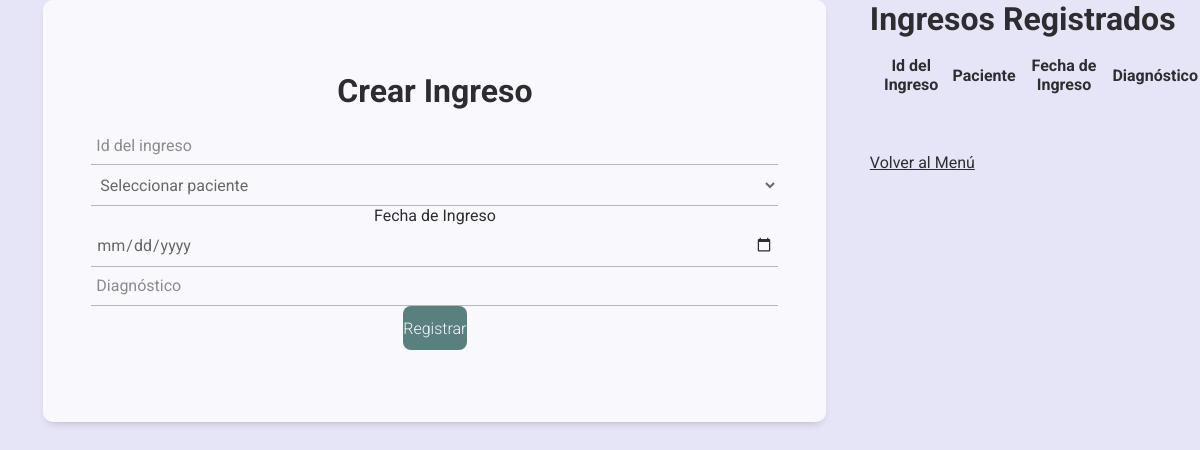
The app's page /ingresos/registro_ingresos.php, older data.
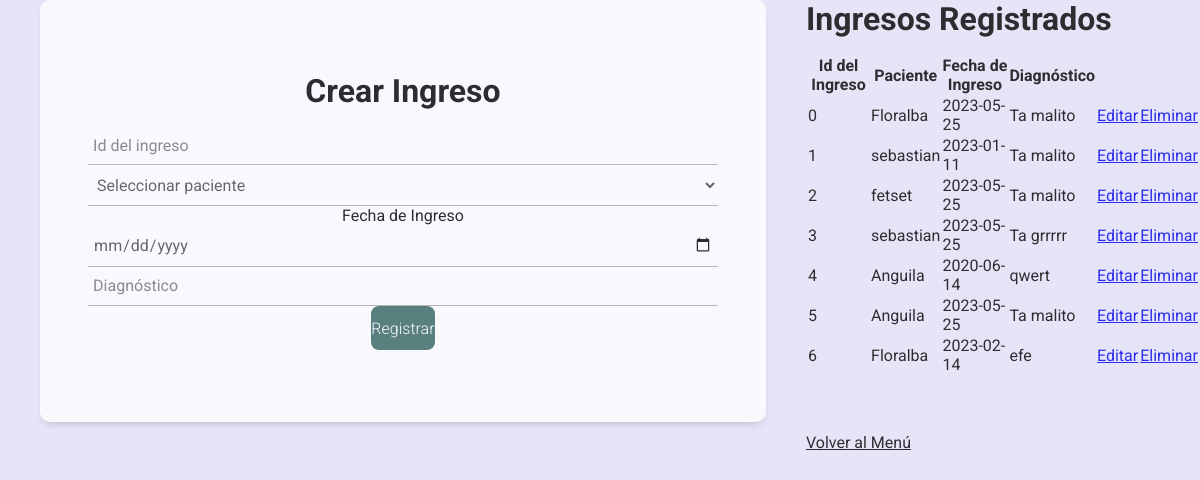
The same page, newer data.
### tables this page shows
CREATE TABLE `ingresos` (
  `id` int(11) NOT NULL,
  `pacienteID` int(11) DEFAULT NULL,
  `fechaIngreso` date DEFAULT NULL,
  `diagnostico` varchar(200) DEFAULT NULL
);

### ingresos/registro_ingresos.php (the view, shortened to what this page needs)
<?php
$con = connection();
$sql = "SELECT * FROM ingresos";
$query = mysqli_query($con, $sql);
$pacienteSql = "SELECT id, nombre FROM pacientes";
$pacienteQuery = mysqli_query($con, $pacienteSql);
$pacientes = array();
while ($row = mysqli_fetch_assoc($pacienteQuery)) {
    $pacientes[$row['id']] = $row['nombre'];
}
?>
<!DOCTYPE html>
<html lang="en">
<head>
    <link rel="stylesheet" href="../css/estilos.css">
</head>
<body>
    <div class="form_group">
        <form action="" method="POST" class="form">
            <h1 class="form_title">Crear Ingreso</h1>
            <input class="form_input" type="number" name="id" placeholder="Id del ingreso" required>
            <select class="form_input" name="pacienteID" required>
                <option value="" disabled selected>Seleccionar paciente</option>
            </select>
            <label for="">Fecha de Ingreso</label>
            <input class="form_input" type="date" name="fechaIngreso" placeholder="Fecha de ingreso" required>
            <input class="form_input" type="text" name="diagnostico" placeholder="Diagnóstico" required>
            <input class="form_submit" type="submit" value="Registrar">
        </form>
    </div>
    <div>
        <h2 class="form_title">Ingresos Registrados</h2>
        <table class="form_group">
            <thead>
                <tr>
                    <th>Id del Ingreso</th>
                    <th>Paciente</th>
                    <th>Fecha de Ingreso</th>
                    <th>Diagnóstico</th>
                </tr>
            </thead>
            <tbody>
                <?php
                while ($row = mysqli_fetch_array($query)):
                    $pacienteId = $row['pacienteID'];
                    ?>
                    <tr>
                        <td>
                            <?= $row['id'] ?>
                        </td>
                        <td>
                            <?= isset($pacientes[$pacienteId]) ? $pacientes[$pacienteId] : 'Desconocido' ?>
                        </td>
                        <td>
                            <?= $row['fechaIngreso'] ?>
                        </td>
                        <td>
                            <?= $row['diagnostico'] ?>
                        </td>
                        <td><a href="editar_ingresos.php?id=<?= $row['id'] ?>">Editar</a></td>
                        <td><a href="eliminar_ingresos.php?id=<?= $row['id'] ?>"
                                onclick="return confirm('¿Estás seguro de que quieres eliminar este ingreso?')">Eliminar</a>
                        </td>
                    </tr>
                    <?php
                endwhile;
                ?>
            </tbody>
        </table>
        <br><br><br>
        <a href="../menu.php" class="form_link">Volver al Menú</a>
    </div>
</body>
</html>

Row changes from the older to the newer data that the page shows:
added ingresos: id "0", pacienteID "Floralba", fechaIngreso "2023-05-25", diagnostico "Ta malito"
added ingresos: id "1", pacienteID "sebastian", fechaIngreso "2023-01-11", diagnostico "Ta malito"
added ingresos: id "2", pacienteID "fetset", fechaIngreso "2023-05-25", diagnostico "Ta malito"
added ingresos: id "3", pacienteID "sebastian", fechaIngreso "2023-05-25", diagnostico "Ta grrrrr"
added ingresos: id "4", pacienteID "Anguila", fechaIngreso "2020-06-14", diagnostico "qwert"
added ingresos: id "5", pacienteID "Anguila", fechaIngreso "2023-05-25", diagnostico "Ta malito"
added ingresos: id "6", pacienteID "Floralba", fechaIngreso "2023-02-14", diagnostico "efe"
